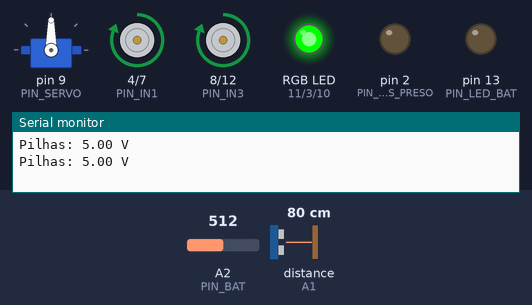
A sketch run on a simulated Arduino Nano, built with avr-gcc and run on an emulated ATmega328P. Parts: servo, motor-driver pin pairs drawn as motors (green arrow = first pin HIGH = forward, orange = second pin HIGH = backward, longer = more drive, scaled by the enable pin), an RGB LED mixed from three pins (HIGH = lit), output pins drawn as LEDs (lit = HIGH), the last lines printed to the serial monitor. Wiring (inferred from the names in the program): ultrasonic range finder: trigger A0; echo A1. Dashed ring = blinking. The test bench sets the inputs (shaded band); at power-on: distance to the obstacle (sensor on A1) 80 cm, A2 (PIN_BAT) = 512. The echo pulse lasts 58.3 µs per cm; random numbers use the default seed unless the sketch sets one; pins used as bus, display or sensor lines are not drawn.

Above: at 2.2 s.
2.3 s: distance to the obstacle (sensor on A1) set to 2 cm
At 3.92 s:
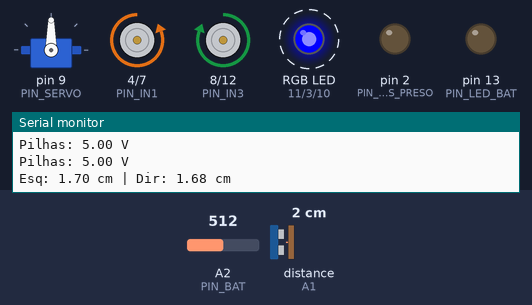
5.3 s: A2 (PIN_BAT) set to 484
8.3 s: A2 (PIN_BAT) set to 459
At 11.49 s:
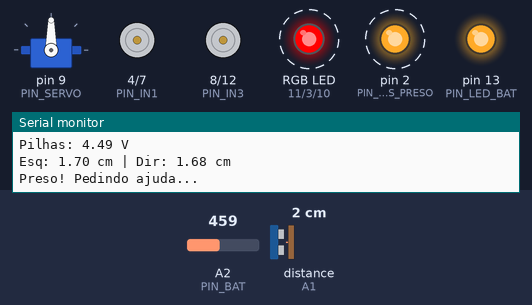
14.3 s: distance to the obstacle (sensor on A1) set to 35 cm
At 17.1 s:
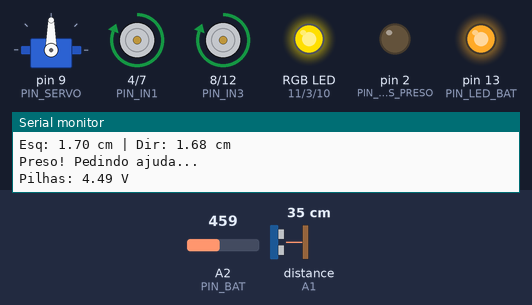
17.3 s: distance to the obstacle (sensor on A1) set to 60 cm
At 18.08 s:
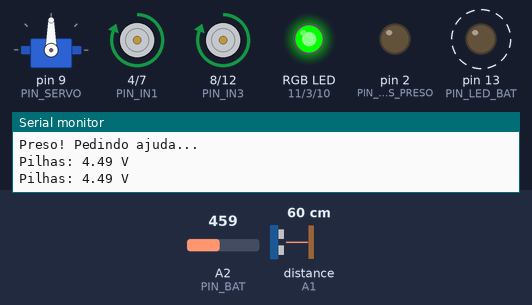
20.3 s: distance to the obstacle (sensor on A1) set to 64 cm
Timing chart, 0 to 30.0 s (numbered marks = the images above; inputs shaded):
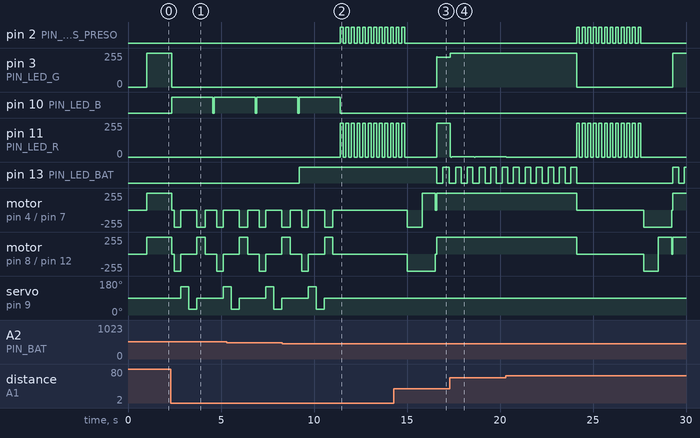

The sketch:

carrinho_nano.ino
```cpp
// Carrinho com Arduino Nano
// - Anda e desvia de obstáculos (HC-SR04 em um servo)
// - LED RGB muda de cor conforme a distância: verde (longe) -> amarelo -> vermelho (perto)
// - Quando fica preso, um transistor aciona vários LEDs piscando
// - LED indica pilha fraca (divisor de tensão em A2)
// Biblioteca: Servo (já vem na Arduino IDE).
// Placa: Arduino Nano. Se o upload falhar, tente Processador: "ATmega328P (Old Bootloader)".

#include <Servo.h>

// ---------- Pinos ----------
const uint8_t PIN_ENA = 5;    // PWM
const uint8_t PIN_ENB = 6;    // PWM
const uint8_t PIN_IN1 = 4;
const uint8_t PIN_IN2 = 7;
const uint8_t PIN_IN3 = 8;
const uint8_t PIN_IN4 = 12;

const uint8_t PIN_SERVO = 9;
const uint8_t PIN_TRIG  = A0;
const uint8_t PIN_ECHO  = A1;

const uint8_t PIN_LED_R = 11;       // PWM
const uint8_t PIN_LED_G = 3;        // PWM
const uint8_t PIN_LED_B = 10;       // só liga/desliga (a lib Servo desativa o PWM no D10)
const uint8_t PIN_LEDS_PRESO = 2;   // base do transistor (via 1k)

const uint8_t PIN_BAT     = A2;     // meio do divisor 10k/10k
const uint8_t PIN_LED_BAT = 13;

// ---------- Ajustes ----------
const int   VELOCIDADE       = 255;   // 0 a 255 (com 4 pilhas os motores recebem só ~4V, então vai no máximo)
const int   VELOCIDADE_GIRO  = 255;
const float DIST_OBSTACULO   = 20.0;  // cm: abaixo disso, desvia
const float DIST_VERDE       = 60.0;  // cm: a partir daqui o RGB fica todo verde
const float DIST_VERMELHO    = 15.0;  // cm: daqui para baixo o RGB fica todo vermelho

const int ANGULO_ESQ    = 150;
const int ANGULO_CENTRO = 90;
const int ANGULO_DIR    = 30;
const int TEMPO_RE_MS   = 350;
const int TEMPO_GIRO_MS = 450;

const bool RGB_ANODO_COMUM = false;   // mude para true se o seu LED RGB for de ânodo comum

const float BAT_FRACA_V   = 4.6;      // 4 pilhas x ~1,15 V (a tensão cai com os motores ligados)
const float BAT_OK_V      = 5.0;      // histerese
const float FATOR_DIVISOR = 2.0;      // (10k + 10k) / 10k

// Detecção de "preso"
const int           N_DESVIOS = 4;        // 4 desvios...
const unsigned long JANELA_MS = 10000;    // ...em menos de 10 s
const unsigned long CHECK_PROGRESSO_MS = 1500;

// ---------- Estado ----------
Servo servoSensor;

bool bateriaFraca = false;
unsigned long ultimaLeituraBat = 0;
unsigned long ultimoPiscar = 0;
bool ledBatEstado = false;

unsigned long tempoDesvios[N_DESVIOS];
int idxDesvio = 0;
int totalDesvios = 0;

float ultimaDist = -1;
unsigned long ultimoCheck = 0;
int contaParado = 0;

// ---------- Motores ----------
void motorEsq(int vel, bool frente) {
  digitalWrite(PIN_IN1, frente ? HIGH : LOW);
  digitalWrite(PIN_IN2, frente ? LOW : HIGH);
  analogWrite(PIN_ENA, vel);
}

void motorDir(int vel, bool frente) {
  digitalWrite(PIN_IN3, frente ? HIGH : LOW);
  digitalWrite(PIN_IN4, frente ? LOW : HIGH);
  analogWrite(PIN_ENB, vel);
}

void parar() {
  digitalWrite(PIN_IN1, LOW); digitalWrite(PIN_IN2, LOW);
  digitalWrite(PIN_IN3, LOW); digitalWrite(PIN_IN4, LOW);
  analogWrite(PIN_ENA, 0);
  analogWrite(PIN_ENB, 0);
}

void andarFrente() { motorEsq(VELOCIDADE, true);  motorDir(VELOCIDADE, true); }
void andarRe()     { motorEsq(VELOCIDADE, false); motorDir(VELOCIDADE, false); }
void girarEsq()    { motorEsq(VELOCIDADE_GIRO, false); motorDir(VELOCIDADE_GIRO, true); }
void girarDir()    { motorEsq(VELOCIDADE_GIRO, true);  motorDir(VELOCIDADE_GIRO, false); }

// ---------- LED RGB ----------
void setRGB(uint8_t r, uint8_t g, bool b) {
  if (RGB_ANODO_COMUM) {
    r = 255 - r;
    g = 255 - g;
    b = !b;
  }
  analogWrite(PIN_LED_R, r);
  analogWrite(PIN_LED_G, g);
  digitalWrite(PIN_LED_B, b ? HIGH : LOW);
}

// Verde (longe) -> amarelo (médio) -> vermelho (perto)
void corPorDistancia(float d) {
  float t = (d - DIST_VERMELHO) / (DIST_VERDE - DIST_VERMELHO);
  t = constrain(t, 0.0, 1.0);
  float r = min(1.0, 2.0 * (1.0 - t));
  float g = min(1.0, 2.0 * t);
  setRGB((uint8_t)(255 * r), (uint8_t)(255 * g), false);
}

// ---------- Sensor ultrassônico ----------
float medirDistanciaCm() {
  digitalWrite(PIN_TRIG, LOW);
  delayMicroseconds(2);
  digitalWrite(PIN_TRIG, HIGH);
  delayMicroseconds(10);
  digitalWrite(PIN_TRIG, LOW);

  unsigned long dur = pulseIn(PIN_ECHO, HIGH, 30000UL);  // timeout de 30 ms
  if (dur == 0) return 400.0;                            // sem eco: considera livre
  return dur * 0.0343 / 2.0;
}

float medirNoAngulo(int angulo) {
  servoSensor.write(angulo);
  delay(400);
  float d = medirDistanciaCm();
  delay(30);
  return d;
}

// ---------- Bateria ----------
float lerTensaoBateria() {
  long soma = 0;
  for (int i = 0; i < 16; i++) {
    soma += analogRead(PIN_BAT);
    delay(2);
  }
  float leitura = soma / 16.0;
  return leitura * (5.0 / 1023.0) * FATOR_DIVISOR;
}

void atualizarBateria() {
  if (millis() - ultimaLeituraBat < 1000) return;
  ultimaLeituraBat = millis();

  float v = lerTensaoBateria();
  Serial.print("Pilhas: ");
  Serial.print(v, 2);
  Serial.println(" V");

  if (!bateriaFraca && v < BAT_FRACA_V) bateriaFraca = true;
  else if (bateriaFraca && v > BAT_OK_V) bateriaFraca = false;
}

void atualizarLedBateria() {
  if (!bateriaFraca) {
    digitalWrite(PIN_LED_BAT, LOW);
    return;
  }
  if (millis() - ultimoPiscar >= 300) {
    ultimoPiscar = millis();
    ledBatEstado = !ledBatEstado;
    digitalWrite(PIN_LED_BAT, ledBatEstado);
  }
}

// ---------- Detecção de "preso" ----------
void resetarDeteccao() {
  idxDesvio = 0;
  totalDesvios = 0;
  ultimaDist = -1;
  contaParado = 0;
  ultimoCheck = millis();
}

// Retorna true se houve N_DESVIOS desvios dentro da janela de tempo
bool registrarDesvio() {
  tempoDesvios[idxDesvio] = millis();
  idxDesvio = (idxDesvio + 1) % N_DESVIOS;
  if (totalDesvios < N_DESVIOS) totalDesvios++;
  if (totalDesvios < N_DESVIOS) return false;

  unsigned long maisAntigo = tempoDesvios[idxDesvio];  // com o buffer cheio, é o mais antigo
  return (millis() - maisAntigo) < JANELA_MS;
}

// Retorna true se andou para a frente e a distância quase não mudou por ~3 s
bool checarSemProgresso(float d) {
  if (millis() - ultimoCheck < CHECK_PROGRESSO_MS) return false;
  ultimoCheck = millis();

  bool parado = (ultimaDist >= 0 && d < 100.0 && fabs(d - ultimaDist) < 1.5);
  contaParado = parado ? contaParado + 1 : 0;
  ultimaDist = d;
  return contaParado >= 2;
}

// ---------- Comportamentos ----------
void desviar() {
  parar();
  setRGB(0, 0, true);   // azul: "pensando"
  delay(150);

  andarRe();
  delay(TEMPO_RE_MS);
  parar();

  float distEsq = medirNoAngulo(ANGULO_ESQ);
  float distDir = medirNoAngulo(ANGULO_DIR);
  servoSensor.write(ANGULO_CENTRO);

  Serial.print("Esq: "); Serial.print(distEsq);
  Serial.print(" cm | Dir: "); Serial.print(distDir);
  Serial.println(" cm");

  if (distEsq >= distDir) girarEsq();
  else                    girarDir();
  delay(TEMPO_GIRO_MS);
  parar();

  delay(400);   // deixa o servo voltar ao centro
  setRGB(0, 0, false);
}

void pedirAjuda() {
  parar();
  Serial.println("Preso! Pedindo ajuda...");

  for (int i = 0; i < 12; i++) {
    digitalWrite(PIN_LEDS_PRESO, HIGH);
    setRGB(255, 0, false);
    delay(150);
    digitalWrite(PIN_LEDS_PRESO, LOW);
    setRGB(0, 0, false);
    delay(150);
  }

  // Depois de pedir ajuda, tenta se soltar sozinho
  andarRe();
  delay(800);
  parar();
  if (random(2)) girarEsq(); else girarDir();
  delay(700);
  parar();

  resetarDeteccao();
}

void setup() {
  Serial.begin(9600);

  pinMode(PIN_IN1, OUTPUT); pinMode(PIN_IN2, OUTPUT);
  pinMode(PIN_IN3, OUTPUT); pinMode(PIN_IN4, OUTPUT);
  pinMode(PIN_ENA, OUTPUT); pinMode(PIN_ENB, OUTPUT);

  pinMode(PIN_TRIG, OUTPUT);
  pinMode(PIN_ECHO, INPUT);

  pinMode(PIN_LED_R, OUTPUT);
  pinMode(PIN_LED_G, OUTPUT);
  pinMode(PIN_LED_B, OUTPUT);
  pinMode(PIN_LEDS_PRESO, OUTPUT);
  pinMode(PIN_LED_BAT, OUTPUT);

  parar();
  setRGB(0, 0, false);
  digitalWrite(PIN_LEDS_PRESO, LOW);

  randomSeed(analogRead(A3));   // A3 solto, serve só como fonte de ruído

  servoSensor.attach(PIN_SERVO);
  servoSensor.write(ANGULO_CENTRO);

  resetarDeteccao();
  delay(1000);   // tempo para soltar o carrinho antes de andar
}

void loop() {
  atualizarBateria();
  atualizarLedBateria();

  float d = medirDistanciaCm();
  corPorDistancia(d);

  if (d < DIST_OBSTACULO) {
    desviar();
    ultimaDist = -1;
    contaParado = 0;
    if (registrarDesvio()) pedirAjuda();
  } else {
    andarFrente();
    if (checarSemProgresso(d)) pedirAjuda();
  }

  delay(40);
}
```

Measured:
- the behaviour switches between 471 and 470 on A2 (PIN_BAT) (found by bisection; images 1 and 2)
- after the input at 2.3 s, pin 10 (PIN_LED_B): LOW → HIGH at once, → LOW 2.2 s later, → HIGH 0.08 s later; servo on pin 9 (PIN_SERVO): 90° → 150° after 0.54 s, → 30° 0.43 s later, → 90° 0.43 s later, → 150° 1.4 s later
- after the input at 8.3 s, pin 13 (PIN_LED_BAT): LOW → HIGH after 0.90 s
- after the input at 14.3 s, pin 3 (PIN_LED_G): 0/255 → 223/255 after 2.3 s
- after the input at 17.3 s, pin 3 (PIN_LED_G): 223/255 → 255/255 at once; pin 11 (PIN_LED_R): 255/255 → 3/255 at once
